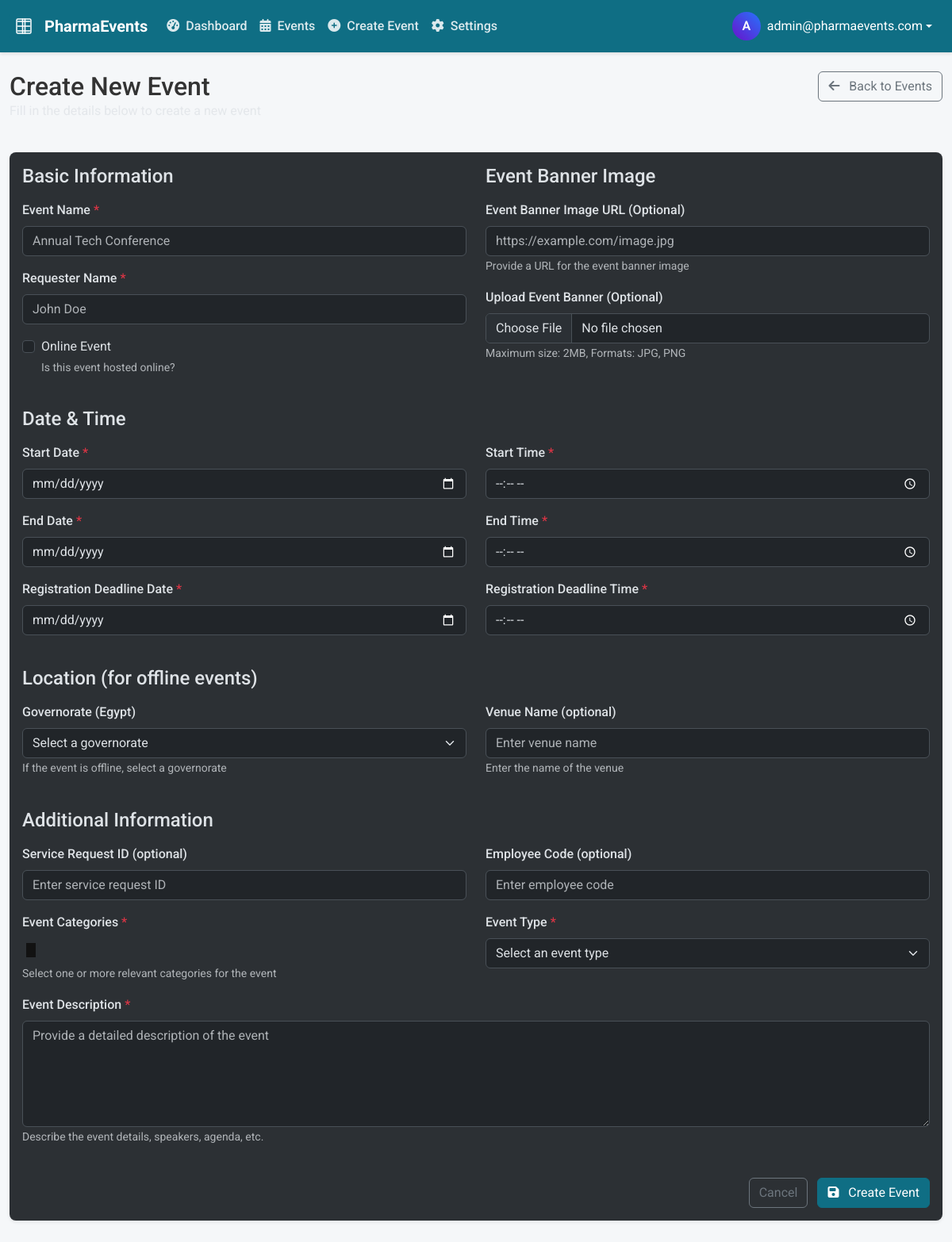
/create-event (signed in), run on the app's committed database.
### models.py (models this page shows, shortened)
class AppSetting(db.Model):
    id = db.Column(db.Integer, primary_key=True)
    key = db.Column(db.String(50), unique=True, nullable=False)
    value = db.Column(db.Text, nullable=True)

class User(UserMixin, db.Model):
    id = db.Column(db.Integer, primary_key=True)
    email = db.Column(db.String(120), unique=True, nullable=False)
    password_hash = db.Column(db.String(256), nullable=False)
    role = db.Column(db.String(20), nullable=False)  # 'admin', 'event_manager', or 'medical_rep'
    created_at = db.Column(db.DateTime, nullable=False, default=datetime.utcnow)
    events = db.relationship('Event', backref='creator', lazy=True)
    def is_admin(self):
        return self.role == 'admin'

### routes.py (the view, shortened to what this page needs)
@app.route('/create-event', methods=['GET', 'POST'])
@login_required
def create_event():
    categories = EventCategory.query.all()
    event_types = EventType.query.all()
    venues = Venue.query.all()
    service_requests = ServiceRequest.query.all()
    employee_codes = EmployeeCode.query.all()
    governorates = get_governorates()
    return render_template('create_event.html',
                          categories=categories,
                          event_types=event_types,
                          venues=venues,
                          service_requests=service_requests,
                          employee_codes=employee_codes,
                          governorates=governorates)

### templates/create_event.html (shortened to what this page needs)
{% extends "layout.html" %}
{% block content %}
<div class="row mb-4">
    <div class="col-md-8">
        <h1 class="h2 mb-0">
            {% if edit_mode %}Edit{% else %}Create New{% endif %} Event
        </h1>
        <p class="text-muted">Fill in the details below to {% if edit_mode %}update{% else %}create{% endif %} a new event</p>
    </div>
    <div class="col-md-4 text-md-end">
        <a href="{{ url_for('events') }}" class="btn btn-outline-secondary">
            <i class="fas fa-arrow-left me-2"></i> Back to Events
        </a>
    </div>
</div>
<div class="card">
    <div class="card-body">
        <form id="event_form" method="POST" enctype="multipart/form-data" action="{{ url_for('edit_event', event_id=event.id) if edit_mode else url_for('create_event') }}" class="needs-validation" novalidate>
            <div class="row mb-4">
                <div class="col-md-6">
                    <h4 class="mb-3">Basic Information</h4>
                    <div class="mb-3">
                        <label for="event_name" class="form-label required-field">Event Name</label>
                        <input type="text" class="form-control" id="event_name" name="event_name"
                               placeholder="Annual Tech Conference" maxlength="100" required
                               value="{{ event.name if event else '' }}">
                    </div>
                    <div class="mb-3">
                        <label for="requester_name" class="form-label required-field">Requester Name</label>
                        <input type="text" class="form-control" id="requester_name" name="requester_name"
                               placeholder="John Doe" maxlength="100" required
                               value="{{ event.requester_name if event else '' }}">
                    </div>
                    <div class="mb-3 form-check">
                        <input type="checkbox" class="form-check-input" id="is_online" name="is_online"
                               {% if event and event.is_online %}checked{% endif %}>
                        <label class="form-check-label" for="is_online">Online Event</label>
                        <small class="form-text text-muted d-block">Is this event hosted online?</small>
                    </div>
                </div>
                <div class="col-md-6">
                    <h4 class="mb-3">Event Banner Image</h4>
                    <div class="mb-3">
                        <label class="form-label">Event Banner Image URL (Optional)</label>
                        <input type="text" class="form-control" id="image_url" name="image_url"
                               placeholder="https://example.com/image.jpg"
                               value="{{ event.image_url if event and event.image_url else '' }}">
                        <small class="form-text text-muted">Provide a URL for the event banner image</small>
                    </div>
                    <div class="mb-3">
                        <label class="form-label">Upload Event Banner (Optional)</label>
                        <input type="file" class="form-control" id="event_banner" name="event_banner" accept="image/png,image/jpeg,image/jpg">
                        <small class="form-text text-muted">Maximum size: 2MB, Formats: JPG, PNG</small>
                    </div>
                </div>
            </div>
            <div class="row mb-4">
                <div class="col-12">
                    <h4 class="mb-3">Date & Time</h4>
                </div>
                <div class="col-md-6">
                    <div class="mb-3">
                        <label for="start_date" class="form-label required-field">Start Date</label>
                        <input type="date" class="form-control" id="start_date" name="start_date" required autocomplete="off"
                               value="{{ event.start_datetime.strftime('%Y-%m-%d') if event else '' }}">
                    </div>
                </div>
                <div class="col-md-6">
                    <div class="mb-3">
                        <label for="start_time" class="form-label required-field">Start Time</label>
                        <input type="time" class="form-control" id="start_time" name="start_time" required autocomplete="off"
                               value="{{ event.start_datetime.strftime('%H:%M') if event else '' }}">
                    </div>
                </div>
                <div class="col-md-6">
                    <div class="mb-3">
                        <label for="end_date" class="form-label required-field">End Date</label>
                        <input type="date" class="form-control" id="end_date" name="end_date" required autocomplete="off"
                               value="{{ event.end_datetime.strftime('%Y-%m-%d') if event else '' }}">
                    </div>
                </div>
                <div class="col-md-6">
                    <div class="mb-3">
                        <label for="end_time" class="form-label required-field">End Time</label>
                        <input type="time" class="form-control" id="end_time" name="end_time" required autocomplete="off"
                               value="{{ event.end_datetime.strftime('%H:%M') if event else '' }}">
                    </div>
                </div>
                <div class="col-md-6">
                    <div class="mb-3">
                        <label for="deadline_date" class="form-label required-field">Registration Deadline Date</label>
                        <input type="date" class="form-control" id="deadline_date" name="deadline_date" required autocomplete="off"
                               value="{{ event.registration_deadline.strftime('%Y-%m-%d') if event else '' }}">
                    </div>
                </div>
                <div class="col-md-6">
                    <div class="mb-3">
                        <label for="deadline_time" class="form-label required-field">Registration Deadline Time</label>
                        <input type="time" class="form-control" id="deadline_time" name="deadline_time" required autocomplete="off"
                               value="{{ event.registration_deadline.strftime('%H:%M') if event else '' }}">
                    </div>
                </div>
            </div>
            <div id="venue_fields" class="row mb-4 {% if event and event.is_online %}d-none{% endif %}">
                <div class="col-12">
                    <h4 class="mb-3">Location (for offline events)</h4>
                </div>
                <div class="col-md-6">
                    <div class="mb-3">
                        <label for="governorate" class="form-label">Governorate (Egypt)</label>
                        <select class="form-select" id="governorate" name="governorate">
                            <option value="">Select a governorate</option>
                        </select>
                        <small class="form-text text-muted">If the event is offline, select a governorate</small>
                    </div>
                </div>
                <div class="col-md-6">
                    <div class="mb-3">
                        <label for="venue_name" class="form-label">Venue Name (optional)</label>
                        <input type="text" class="form-control" id="venue_name" name="venue_name"
                               placeholder="Enter venue name"
                               value="{{ event.venue.name if event and event.venue else '' }}">
                        <small class="form-text text-muted">Enter the name of the venue</small>
                    </div>
                </div>
            </div>
            <div class="row mb-4">
                <div class="col-12">
                    <h4 class="mb-3">Additional Information</h4>
                </div>
                <div class="col-md-6">
                    <div class="mb-3">
                        <label for="service_request" class="form-label">Service Request ID (optional)</label>
                        <input type="text" class="form-control" id="service_request" name="service_request"
                               placeholder="Enter service request ID"
                               value="{{ event.service_request.name if event and event.service_request else '' }}">
                    </div>
                </div>
                <div class="col-md-6">
                    <div class="mb-3">
                        <label for="employee_code" class="form-label">Employee Code (optional)</label>
                        <input type="text" class="form-control" id="employee_code" name="employee_code"
                               placeholder="Enter employee code"
                               value="{{ event.employee.code if event and event.employee else '' }}">
                    </div>
                </div>
                <div class="col-md-6">
                    <div class="mb-3">
                        <label for="categories" class="form-label required-field">Event Categories</label>
                        <small class="form-text text-muted">Select one or more relevant categories for the event</small>
                    </div>
                </div>
                <div class="col-md-6">
                    <div class="mb-3">
                        <label for="event_type" class="form-label required-field">Event Type</label>
                        <select class="form-select" id="event_type" name="event_type" required>
                            <option value="">Select an event type</option>
                        </select>
                    </div>
                </div>
                <div class="col-12">
                    <div class="mb-3">
                        <label for="description" class="form-label required-field">Event Description</label>
                        <textarea class="form-control" id="description" name="description" rows="5" required
                                  placeholder="Provide a detailed description of the event">{{ event.description if event else '' }}</textarea>
                        <small class="form-text text-muted">Describe the event details, speakers, agenda, etc.</small>
                    </div>
                </div>
            </div>
            <div class="text-end">
                <a href="{{ url_for('events') }}" class="btn btn-outline-secondary me-2">Cancel</a>
                <button type="submit" class="btn btn-primary" id="submit_event_btn">
                    <i class="fas fa-save me-2"></i> {% if edit_mode %}Update{% else %}Create{% endif %} Event
                </button>
            </div>
        </form>
    </div>
</div>
{% endblock %}

### templates/components/nav.html (shortened to what this page needs)
<nav class="navbar navbar-expand-lg navbar-dark">
    <div class="container-fluid">
        <a class="navbar-brand d-flex align-items-center" href="{{ url_for('dashboard') }}">
            <img src="{{ url_for('static', filename='img/logo.svg') }}" alt="{{ app_name }} Logo" width="36" height="36" class="me-2">
            <span>{{ app_name }}</span>
        </a>
        <div class="collapse navbar-collapse" id="navbarContent">
            <ul class="navbar-nav me-auto mb-2 mb-lg-0">
                <li class="nav-item">
                    <a class="nav-link {% if request.path == url_for('dashboard') %}active{% endif %}" href="{{ url_for('dashboard') }}">
                        <i class="fas fa-tachometer-alt me-1"></i> Dashboard
                    </a>
                </li>
                <li class="nav-item">
                    <a class="nav-link {% if request.path == url_for('events') %}active{% endif %}" href="{{ url_for('events') }}">
                        <i class="fas fa-calendar-alt me-1"></i> Events
                    </a>
                </li>
                <li class="nav-item">
                    <a class="nav-link {% if request.path == url_for('create_event') %}active{% endif %}" href="{{ url_for('create_event') }}">
                        <i class="fas fa-plus-circle me-1"></i> Create Event
                    </a>
                </li>
                {% if current_user.is_admin() %}
                    <li class="nav-item">
                        <a class="nav-link {% if request.path == url_for('settings') %}active{% endif %}" href="{{ url_for('settings') }}">
                            <i class="fas fa-cog me-1"></i> Settings
                        </a>
                    </li>
                {% endif %}
            </ul>
            <div class="d-flex">
                {% include 'components/user_menu.html' %}
            </div>
        </div>
    </div>
</nav>

### templates/components/user_menu.html (shortened to what this page needs)
<div class="dropdown">
    <button class="btn btn-link text-white text-decoration-none dropdown-toggle d-flex align-items-center"
            type="button"
            id="userMenuDropdown"
            data-bs-toggle="dropdown"
            aria-expanded="false">
        <div class="user-avatar me-2">
            {{ current_user.email[0]|upper }}
        </div>
        <span class="d-none d-md-inline">
            {{ current_user.email }}
        </span>
    </button>
</div>

### data on the page
AppSetting: value "PharmaEvents"
User: email "A", email "admin@pharmaevents.com"
